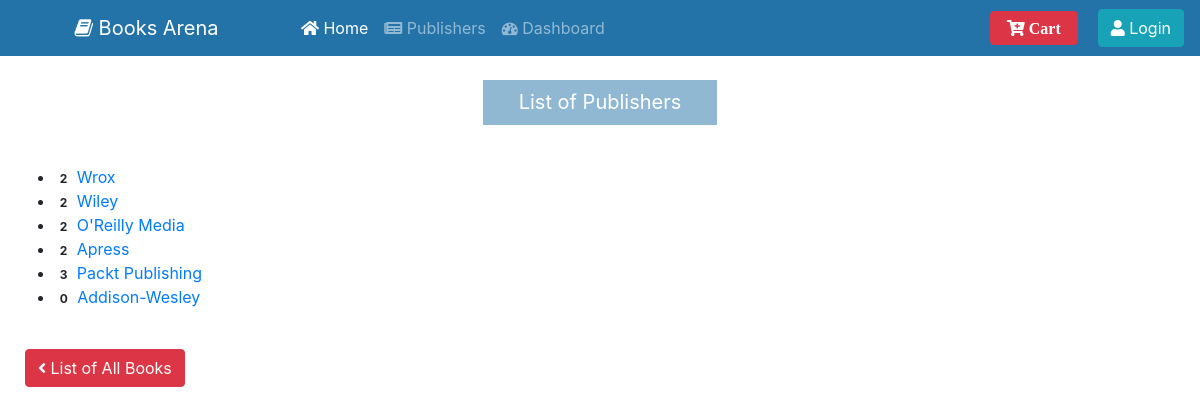
The app's page /publisher_list.php with its own data.
### tables this page shows
CREATE TABLE `publisher` (
  `publisherid` int(10) UNSIGNED NOT NULL,
  `publisher_name` varchar(60) NOT NULL
);

### publisher_list.php (the view, shortened to what this page needs)
<?php
	$conn = db_connect();
	$query = "SELECT * FROM publisher ORDER BY publisherid";
	$result = mysqli_query($conn, $query);
	require "./template/navbar.php";
?>
	<br>
  		<p class="lead text-center " style=" background-color: rgb(35, 115, 168); padding: 10px; margin-left: 40%; margin-right: 40%"><b>List of Publishers</b></p>
  	<br>
	<ul>
	<?php
		while($row = mysqli_fetch_assoc($result)){
			$count = 0;
			$query = "SELECT publisherid FROM books";
			$result2 = mysqli_query($conn, $query);
			while ($pubInBook = mysqli_fetch_assoc($result2)){
				if($pubInBook['publisherid'] == $row['publisherid']){
					$count++;
				}
			}
	?>
		<li>
			<span class="badge"><?php echo $count; ?></span>
		    <a href="bookPerPub.php?pubid=<?php echo $row['publisherid']; ?>"><?php echo $row['publisher_name']; ?></a>
		</li>
	<?php } ?>
	</ul>
	<br>
      <a href="books.php"><button class="btn btn-danger" style="margin-left: 10px;"><i class="fas fa-angle-left"></i> List of All Books</button></a>
      <br>

### records on screen
publisher: count "2", publisher_name "Wrox"
publisher: count "2", publisher_name "Wiley"
publisher: count "2", publisher_name "O'Reilly Media"
publisher: count "2", publisher_name "Apress"
publisher: count "3", publisher_name "Packt Publishing"
publisher: count "0", publisher_name "Addison-Wesley"
